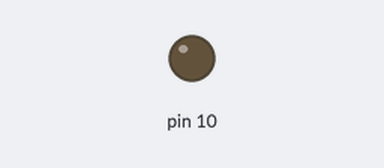
Bench run of a sketch on a simulated Arduino Uno, built with avr-gcc and run on an emulated ATmega328P. Shown: output pins drawn as LEDs (lit = HIGH). What the sketch prints to the serial monitor is not drawn.

Above: at 0.05 s.
At 1.9 s:
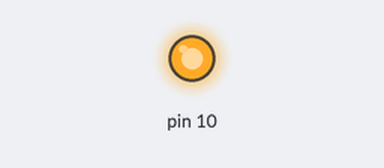
Timing chart, 0 to 4.5 s (numbered marks = the images above):
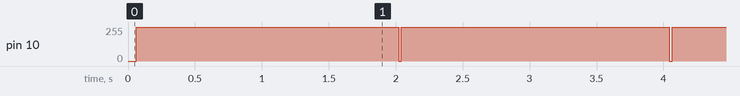

The sketch:

read_cell.ino
```cpp
#include "SPI.h"
// SDO - PIN 12
// SDI - PIN 11
#define WRCFG 0x01 //Write Configuration Registers
#define RDCFG 0x02 // Read config
#define RDCV 0x04 // Read cells
#define STCVAD 0x10 // Start all A/D's - poll status
#define RDFLG 0x06 //Read Flags
#define RDTMP 0x08 //Read Temperatures
#define STCDC 0x60 //A/D converter and poll Status
#define STOWAD 0x20 //Start Test - poll status
#define STTMPAD 0x30// Temperature Reading - ALL
#define address 0x80
//Functions
byte byteTemp;

void setup()
{
    pinMode(10,OUTPUT);
    pinMode(11,OUTPUT);
    pinMode(12,INPUT);
    pinMode(13,OUTPUT);
    digitalWrite(10, HIGH);
    SPI.setBitOrder(MSBFIRST);
    SPI.setDataMode(SPI_MODE3);
    SPI.setClockDivider(SPI_CLOCK_DIV16);
    SPI.begin();
    Serial.begin(9600);
    writeReg();
}
void loop()
{
    readV();
    delay(2000);
}
void writeReg()
{
    Serial.println("Writing config...");
    digitalWrite(10, LOW);
    SPI.transfer(address);
    SPI.transfer(WRCFG);
    SPI.transfer(0x01);//0
    SPI.transfer(0x00);//1
    SPI.transfer(0x00);//2
    SPI.transfer(0x00);//3
    SPI.transfer(0x71);//4
    SPI.transfer(0xAB);//5
    digitalWrite(10, HIGH);
}
void readReg()
{
    Serial.println("Reading config...");
    digitalWrite(10, LOW);
    SPI.transfer(address);
    SPI.transfer(RDCFG);
    for(int i = 0; i < 6; i++)
    {
        byteTemp = SPI.transfer(RDCFG);
        Serial.println(byteTemp, HEX);
    }
    digitalWrite(10, HIGH);
}
void readV()
{
    digitalWrite(10,LOW);
    SPI.transfer(STCVAD);
    delay(20); // wait at least 12ms as per data sheet, p.24
    digitalWrite(10,HIGH);
    byte volt[18];
    digitalWrite(10,LOW);
    SPI.transfer(0x80);
    SPI.transfer(RDCV);
    for(int j = 0; j<18;j++)
    {
        volt[j] = SPI.transfer(RDCV);
    }
    digitalWrite(10,HIGH);
    Serial.println(((volt[0] & 0xFF) | (volt[1] & 0x0F) << 8)*1.5*0.001);
    Serial.println(((volt[1] & 0xF0) >> 4 | (volt[2] & 0xFF) << 4)*1.5*0.001);
    Serial.println(((volt[3] & 0xFF) | (volt[4] & 0x0F) << 8)*1.5*0.001);
    Serial.println(((volt[4] & 0xF0) >> 4 | (volt[5] & 0xFF) << 4)*1.5*0.001);
    Serial.println("--------------------");
}
```

Measured:
- by itself, pin 10: repeats every 1.9 s: 255/255 1.9 s, 0/255 0.02 s
